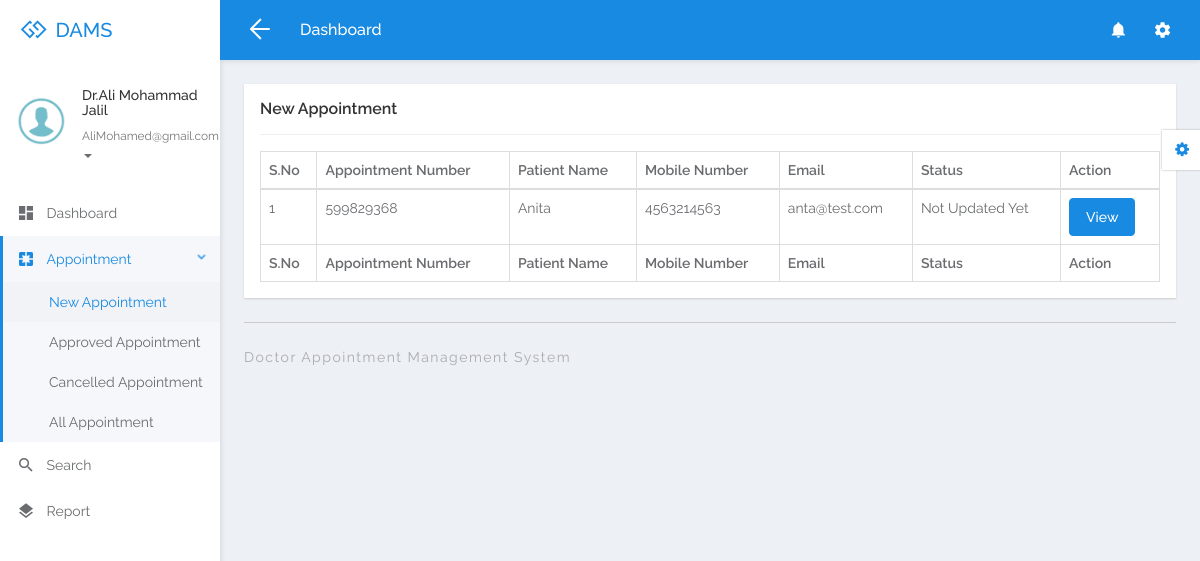
/dams/doctor/new-appointment.php (signed in), run on the app's committed database.
### tables this page shows
CREATE TABLE `tbldoctor` (
  `ID` int(5) NOT NULL,
  `FullName` varchar(250) DEFAULT NULL,
  `MobileNumber` bigint(10) DEFAULT NULL,
  `Email` varchar(250) DEFAULT NULL,
  `Specialization` varchar(250) DEFAULT NULL,
  `Password` varchar(259) DEFAULT NULL,
  `CreationDate` timestamp NULL DEFAULT current_timestamp()
);

CREATE TABLE `tblappointment` (
  `ID` int(10) NOT NULL,
  `AppointmentNumber` int(10) DEFAULT NULL,
  `Name` varchar(250) DEFAULT NULL,
  `MobileNumber` bigint(20) DEFAULT NULL,
  `Email` varchar(250) DEFAULT NULL,
  `AppointmentDate` date DEFAULT NULL,
  `AppointmentTime` time DEFAULT NULL,
  `Specialization` varchar(250) DEFAULT NULL,
  `Doctor` int(10) DEFAULT NULL,
  `Message` mediumtext DEFAULT NULL,
  `ApplyDate` timestamp NULL DEFAULT current_timestamp(),
  `Remark` varchar(250) DEFAULT NULL,
  `Status` varchar(250) DEFAULT NULL,
  `UpdationDate` timestamp NULL DEFAULT NULL ON UPDATE current_timestamp()
);

### dams/doctor/new-appointment.php (the view, shortened to what this page needs)
<?php
if (strlen($_SESSION['damsid']==0)) {
  header('location:logout.php');
  } else{
  ?>
<!DOCTYPE html>
<html lang="en">
<head>
	<link rel="stylesheet" href="libs/bower/font-awesome/css/font-awesome.min.css">
	<link rel="stylesheet" href="libs/bower/material-design-iconic-font/dist/css/material-design-iconic-font.css">
	<link rel="stylesheet" href="libs/bower/animate.css/animate.min.css">
	<link rel="stylesheet" href="libs/bower/fullcalendar/dist/fullcalendar.min.css">
	<link rel="stylesheet" href="libs/bower/perfect-scrollbar/css/perfect-scrollbar.css">
	<link rel="stylesheet" href="assets/css/bootstrap.css">
	<link rel="stylesheet" href="assets/css/core.css">
	<link rel="stylesheet" href="assets/css/app.css">
</head>
<body class="menubar-left menubar-unfold menubar-light theme-primary">
<?php include_once('includes/header.php');?>
<?php include_once('includes/sidebar.php');?>
<main id="app-main" class="app-main">
  <div class="wrap">
	<section class="app-content">
		<div class="row">
			<div class="col-md-12">
				<div class="widget">
					<header class="widget-header">
						<h4 class="widget-title">New Appointment</h4>
					</header>
					<hr class="widget-separator">
					<div class="widget-body">
						<div class="table-responsive">
							<table class="table table-bordered table-hover js-basic-example dataTable table-custom">
								<thead>
									<tr>
										<th>S.No</th>
										<th>Appointment Number</th>
										<th>Patient Name</th>
										<th>Mobile Number</th>
										<th>Email</th>
									<th>Status</th>
										<th>Action</th>
									</tr>
								</thead>
								<tbody>
                  <?php
              $docid=$_SESSION['damsid'];
$sql="SELECT * from  tblappointment where Status is null && Doctor=:docid";
$query = $dbh -> prepare($sql);
$query-> bindParam(':docid', $docid, PDO::PARAM_STR);
$query->execute();
$results=$query->fetchAll(PDO::FETCH_OBJ);
$cnt=1;
if($query->rowCount() > 0)
{
foreach($results as $row)
{               ?>
									<tr>
										<td><?php echo htmlentities($cnt);?></td>
										<td><?php  echo htmlentities($row->AppointmentNumber);?></td>
										<td><?php  echo htmlentities($row->Name);?></td>
										<td><?php  echo htmlentities($row->MobileNumber);?></td>
										<td><?php  echo htmlentities($row->Email);?></td>
                                        <?php if($row->Status==""){ ?>
                     <td><?php echo "Not Updated Yet"; ?></td>
<?php } else { ?>                  <td><?php  echo htmlentities($row->Status);?>
                  </td>
                  <?php } ?>
										<td><a href="view-appointment-detail.php?editid=<?php echo htmlentities ($row->ID);?>&&aptid=<?php echo htmlentities ($row->AppointmentNumber);?>" class="btn btn-primary">View</a></td>
									</tr>
								 <?php $cnt=$cnt+1;}} ?>
								</tbody>
                  <tfoot>
                  <tr>
                  <th>S.No</th>
										<th>Appointment Number</th>
										<th>Patient Name</th>
										<th>Mobile Number</th>
										<th>Email</th>
										<th>Status</th>
										<th>Action</th>
                  </tr>
                </tfoot>
							</table>
						</div>
					</div>
				</div>
			</div>
		</div>
	</section>
</div>
  <?php include_once('includes/footer.php');?>
</main>
<?php include_once('includes/customizer.php');?>
</body>
</html>
<?php }  ?>

### dams/doctor/includes/sidebar.php (shortened to what this page needs)
<aside id="menubar" class="menubar light">
  <div class="app-user">
    <div class="media">
      <div class="media-left">
        <div class="avatar avatar-md avatar-circle">
          <a href="javascript:void(0)"><img class="img-responsive" src="assets/images/images.png" alt="avatar"/></a>
        </div>
      </div>
      <div class="media-body">
        <div class="foldable">
          <?php
$eid=$_SESSION['damsid'];
$sql="SELECT FullName,Email from  tbldoctor where ID=:eid";
$query = $dbh -> prepare($sql);
$query->bindParam(':eid',$eid,PDO::PARAM_STR);
$query->execute();
$results=$query->fetchAll(PDO::FETCH_OBJ);
foreach($results as $row)
{
$email=$row->Email;
$fname=$row->FullName;
}   ?>
          <h5><a href="javascript:void(0)" class="username"><?php  echo $fname ;?></a></h5>
          <ul>
            <li class="dropdown">
              <a href="javascript:void(0)" class="dropdown-toggle usertitle" data-toggle="dropdown" aria-haspopup="true" aria-expanded="false">
                <small><?php  echo $email;?></small>
                <span class="caret"></span>
              </a>
            </li>
          </ul>
        </div>
      </div>
    </div>
  </div>
  <div class="menubar-scroll">
    <div class="menubar-scroll-inner">
      <ul class="app-menu">
        <li class="has-submenu">
          <a href="dashboard.php">
            <i class="menu-icon zmdi zmdi-view-dashboard zmdi-hc-lg"></i>
            <span class="menu-text">Dashboard</span>
          </a>
        </li>
       <li class="has-submenu">
          <a href="javascript:void(0)" class="submenu-toggle">
            <i class="menu-icon zmdi zmdi-pages zmdi-hc-lg"></i>
            <span class="menu-text">Appointment</span>
            <i class="menu-caret zmdi zmdi-hc-sm zmdi-chevron-right"></i>
          </a>
          <ul class="submenu">
            <li><a href="new-appointment.php"><span class="menu-text">New Appointment</span></a></li>
            <li><a href="approved-appointment.php"><span class="menu-text">Approved Appointment</span></a></li>
            <li><a href="cancelled-appointment.php"><span class="menu-text">Cancelled Appointment</span></a></li>
            <li><a href="all-appointment.php"><span class="menu-text">All Appointment</span></a></li>
          </ul>
        </li>
        <li>
          <a href="search.php">
            <i class="menu-icon zmdi zmdi-search zmdi-hc-lg"></i>
            <span class="menu-text">Search</span>
          </a>
        </li>
        <li>
          <a href="appointment-bwdates.php">
            <i class="menu-icon zmdi zmdi-layers zmdi-hc-lg"></i>
            <span class="menu-text">Report</span>
          </a>
        </li>
      </ul>
    </div>
  </div>
</aside>

### data on the page
tbldoctor: FullName "Dr.Ali Mohammad Jalil", Email "AliMohamed@gmail.com"
tblappointment: AppointmentNumber "599829368", Name "Anita", MobileNumber "4563214563", Email "anta@test.com", shows "Not Updated Yet"
